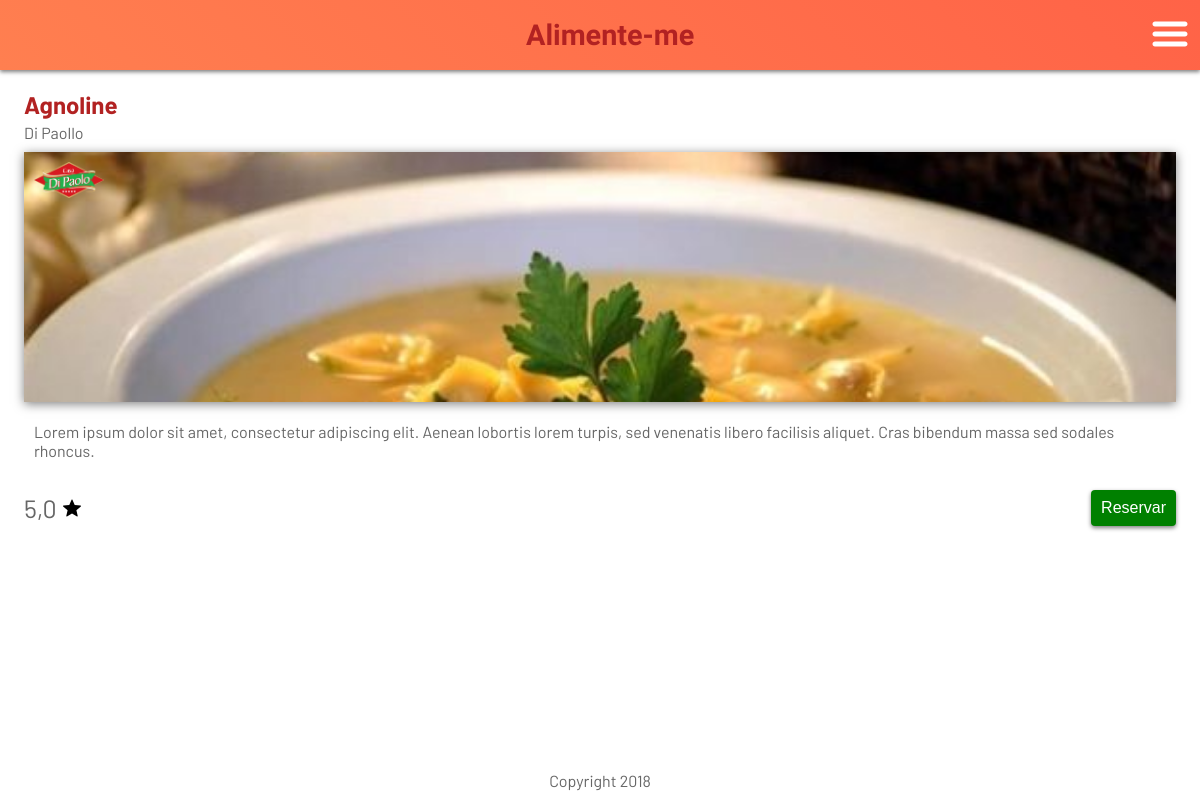
Page /detalhes/1 on the committed database.
### tables this page shows
CREATE TABLE `food` (
  `id` int(11) NOT NULL AUTO_INCREMENT,
  `id_company` int(11) NOT NULL,
  `id_image` int(11) DEFAULT NULL,
  `status` tinyint(1) DEFAULT '0',
  PRIMARY KEY (`id`),
  KEY `id_company` (`id_company`),
  KEY `id_image` (`id_image`),
  CONSTRAINT `food_ibfk_1` FOREIGN KEY (`id_company`) REFERENCES `company` (`id`) ON DELETE CASCADE ON UPDATE CASCADE,
  CONSTRAINT `food_ibfk_3` FOREIGN KEY (`id_image`) REFERENCES `ez_file` (`id`) ON DELETE SET NULL ON UPDATE CASCADE
);

CREATE TABLE `food_description` (
  `id_food` int(11) NOT NULL,
  `title` varchar(255) DEFAULT NULL,
  `rating` tinyint(5) DEFAULT '5',
  `text` text,
  PRIMARY KEY (`id_food`),
  KEY `id_food` (`id_food`),
  CONSTRAINT `food_description_ibfk_3` FOREIGN KEY (`id_food`) REFERENCES `food` (`id`) ON DELETE CASCADE ON UPDATE CASCADE
);

CREATE TABLE `company_description` (
  `id_company` int(11) NOT NULL,
  `title` varchar(255) DEFAULT NULL,
  `lat` varchar(255) DEFAULT NULL,
  `long` varchar(255) DEFAULT NULL,
  `text` text,
  PRIMARY KEY (`id_company`),
  KEY `id_company` (`id_company`),
  CONSTRAINT `site_company_description_ibfk_3` FOREIGN KEY (`id_company`) REFERENCES `company` (`id`) ON DELETE CASCADE ON UPDATE CASCADE
);

CREATE TABLE `ez_file` (
  `id` int(11) NOT NULL AUTO_INCREMENT,
  `file` varchar(255) NOT NULL,
  `path` varchar(255) NOT NULL,
  `extension` varchar(25) DEFAULT NULL,
  PRIMARY KEY (`id`)
);

### application/controllers/Main.php (called while the page is built, shortened)
<?php
class Main extends CI_Controller {
	function __construct(){
		$this->load->helper('url');
	}
	public function details($id){
		$this->load->model('food_m');
		$food = $this->food_m->get($id);
		$this->load->view('main', array('content' => 'details', 'food' => $food[0]));
	}
}

### index.php (called while the page is built, shortened)
<?php
require_once BASEPATH.'core/CodeIgniter.php';

### application/models/food_m.php (called while the page is built, shortened)
<?php
class Food_m extends CI_Model {
    public $table = 'food';
    public $table_description = 'food_description';
    public $table_file = 'ez_file';
    public $table_company = 'company';
    public $table_company_description = 'company_description';
    function get($id = FALSE){
        $this->db->select('food.id, description.title, description.rating, description.text, file.file, file.path, file_comapany.file as file_company, company_description.title as company_title')
            ->from($this->table.' as food')
            ->join($this->table_description.' as description', 'description.id_food'.' = food.id', 'inner')
            ->join($this->table_file.' as file', 'food.id_image'.' = file.id', 'inner')
            ->join($this->table_company.' as company', 'company.id'.' = food.id_company', 'inner')
            ->join($this->table_company_description.' as company_description', 'company_description.id_company'.' = company.id', 'inner')
            ->join($this->table_file.' as file_comapany', 'company.id_image'.' = file_comapany.id', 'inner')
            ->where('food.status = 1')
            ->order_by('description.title', 'ASC');
        if($id)
            $this->db->where('food.id', $id);
        else
            $this->db->where('food.id not in (select id_food from list where id_food = food.id)');
        $query = $this->db->get();
        $data = $query->result();
        return $data;
    }
}
?>

### application/views/details.php (the view)
<section id="section-4" class="content flex column justify-start v-center">
	<div class="content-details">
		<h1 class="list-title margin-title"><?php echo $food->title ?></h1>
		<span class="list-company">
			<?php echo $food->company_title ?>
		</span>
		<div class="card-img details-img">
			<img src="<?php echo base_url($food->path. '/' .$food->file); ?>" class="img-food" />
			<img src="<?php echo base_url($food->path. '/' .$food->file_company); ?>" class="logo-company left"/>
		</div>
		<div class="text-details">
			<?php echo $food->text ?>
		</div>
		<div class="details-buttons flex v-center justify-between">
			<div class="rating flex v-center">
				<?php echo number_format($food->rating, 1, ',', ' '); ?>
				<img src="<?php echo base_url('assets/img/star.svg'); ?>" class="star" />
			</div>
			<button class="list-button reserve flex v-center btn-reserve">
				Reservar
			</button>
		</div>
	</div>
</section>

### assets/css/style.css (style rules this page uses)
body { background: #FFFFFF; color: #666; font-family: 'Barlow',sans-serif; overflow-x: hidden; }
body,h1,h2,h3,h4,h5,h6 { margin: 0px; padding: 0px; }
.content { padding-top: 90px; }
.card-img { max-height: 250px; width: 100%; position: relative; }
.img-food { width: 100%; height: 250px; object-fit: cover; }
.logo-company { position: absolute; top: 10px; width: 70px; z-index: 10; }
.left { left: 10px; }
.list-title { margin-bottom: 30px; color: #B22222; }
.list-button { border-radius: 4px; border:none; box-shadow: 0 2px 4px rgba(0,0,0,.5); color:#FFF; font-size:1rem; }
.content-details { padding: 0px 24px; }
.margin-title { margin-bottom: 4px; }
.details-img { margin: 10px 0px; box-shadow: 0 2px 10px rgba(0,0,0,.5); }
.text-details { padding: 10px; margin-bottom: 20px; }
.reserve { padding: 9px 10px; background: #008000; }
.rating { font-size: 25px; }
.star { width: 18px; fill: #646464; margin-left: 6px; }

### assets/css/flex.css (style rules this page uses)
.flex { display:flex; }
.column { flex-direction: column; }
.justify-start { justify-content: flex-start; }
.justify-between { justify-content: space-between; }
.v-center { align-items: center; }

### rows in the picture
food: food_description.title "Agnoline", company_description.title "Di Paollo", id_image.file (picture), food_description.text "Lorem ipsum dolor sit amet, consectetur adipiscing elit. Aenean lobortis lorem turpis, sed venenatis libero facilisis aliquet. Cras bibendum massa sed sodales rhoncus.", food_description.rating "5,0"
